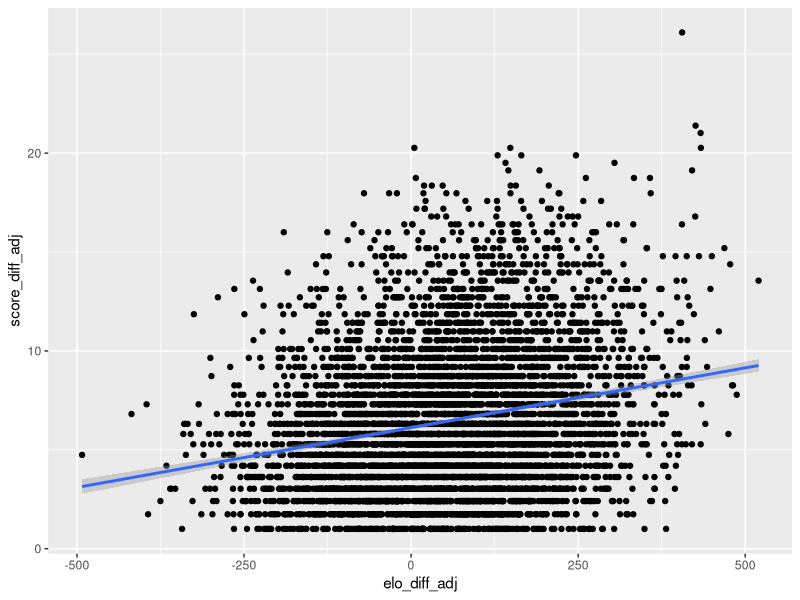
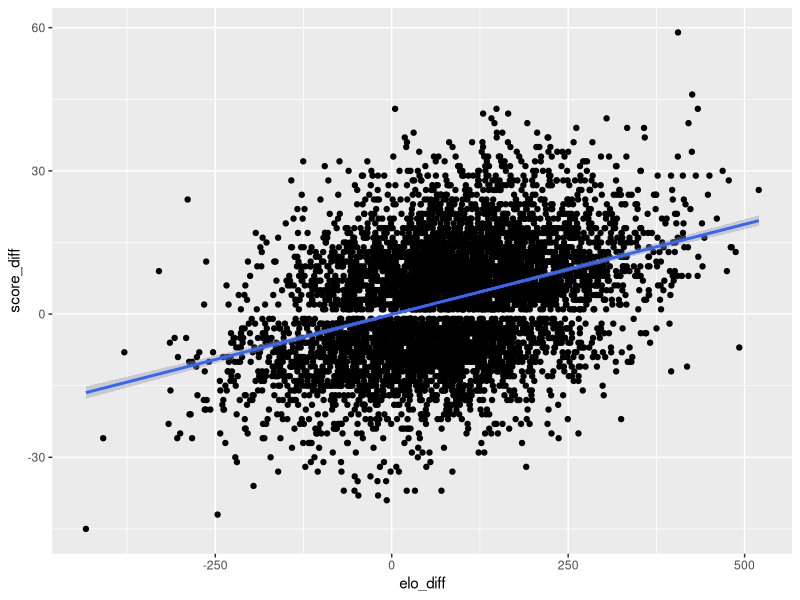
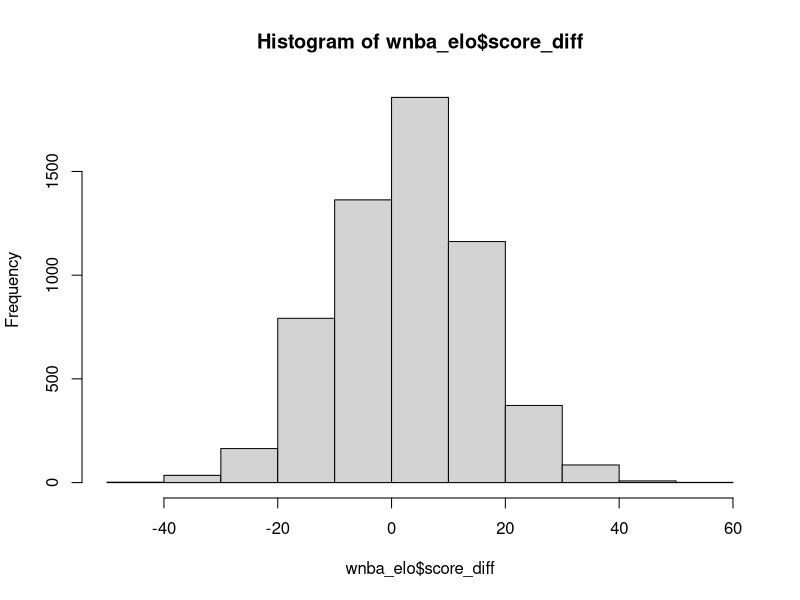

The R script that drew these images, in order:
#libraries
library(ggplot2)
library(dplyr)

HCA = 80
PLAYOFF_MULT = 1.25

setwd("~/Documents/repos/wnba-model/fit")

wnba_elo <- read.csv('wnba_elo.csv') %>%
  mutate(
    elo_diff = ((elo1_pre - elo2_pre) + ifelse(neutral == 1, 0, HCA)) * ifelse(playoff == 1, PLAYOFF_MULT, 1),
    score_diff = score1 - score2,
    elo_diff_adj = ((result1 * 2) - 1) * elo_diff,
    score_diff_adj = abs(score1 - score2) ^ 0.8
  )

wnba_elo %>%
  ggplot(aes(x = elo_diff_adj, y = score_diff_adj)) +
  geom_point() +
  geom_smooth(method="lm")

expected_mov_mult_model <- lm(score_diff_adj ~ elo_diff_adj, data = wnba_elo)
summary(expected_mov_mult_model)

wnba_elo %>%
  ggplot(aes(x = elo_diff, y = score_diff)) +
  geom_point() +
  geom_smooth(method="lm")

elo_to_points_model <- lm(score_diff ~ elo_diff, data = wnba_elo)
summary(elo_to_points_model)
# elo_diff coefficient estimate is 0.038489
# 1 / 0.038489 = 25.9814492452
# So, divide elo_diff by 26 to convert to points
# this is my "SPREAD_MULT"

hist(wnba_elo$score_diff)
sd(wnba_elo$score_diff)



